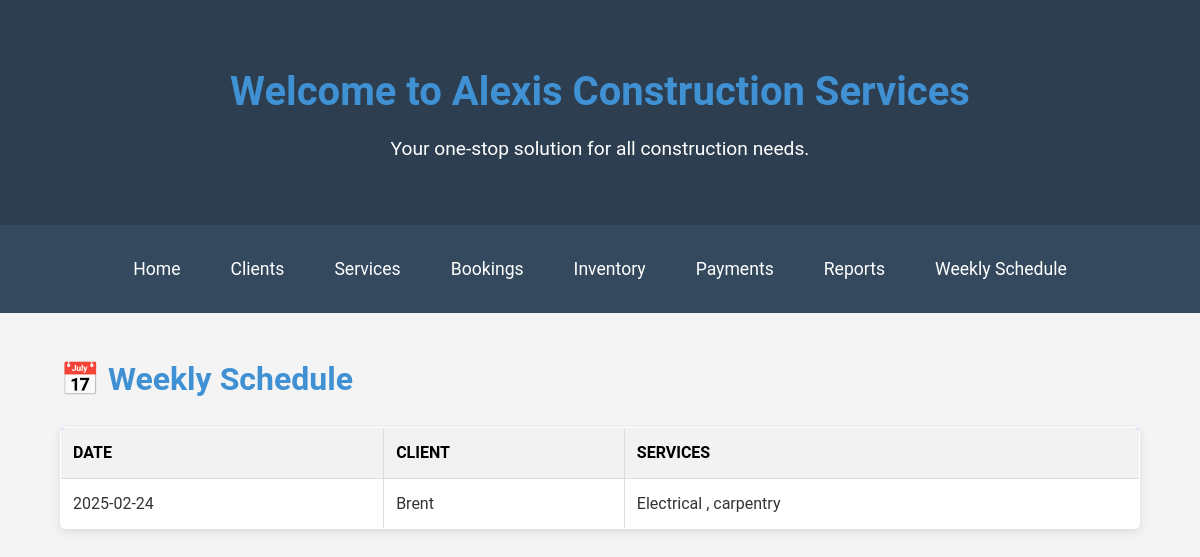
/weekly_schedule.php, run on the app's committed database.
### tables this page shows
CREATE TABLE `bookings` (
  `id` int(11) NOT NULL,
  `client_id` int(11) NOT NULL,
  `date` date NOT NULL
);

CREATE TABLE `clients` (
  `id` int(11) NOT NULL,
  `name` varchar(100) NOT NULL,
  `contact_info` varchar(100) NOT NULL
);

### weekly_schedule.php (the view, shortened to what this page needs)
<?php include 'db.php'; ?>
<!DOCTYPE html>
<html lang="en">
<head>
    <link rel="stylesheet" href="styles.css">
</head>
<body>
    <header>
        <div class="container">
            <h1>Welcome to Alexis Construction Services</h1>
            <p>Your one-stop solution for all construction needs.</p>
        </div>
    </header>
    <nav>
        <div class="container">
            <ul>
                <li><a href="index.php">Home</a></li>
                <li><a href="clients.php">Clients</a></li>
                <li><a href="services.php">Services</a></li>
                <li><a href="bookings.php">Bookings</a></li>
                <li><a href="inventory.php">Inventory</a></li>
                <li><a href="payments.php">Payments</a></li>
                <li><a href="reports.php">Reports</a></li>
                <li><a href="weekly_schedule.php">Weekly Schedule</a></li>
            </ul>
        </div>
    </nav>
    <div class="container">
        <h1>📅 Weekly Schedule</h1>
        <table border="1">
            <thead>
                <tr>
                    <th>Date</th>
                    <th>Client</th>
                    <th>Services</th>
                </tr>
            </thead>
            <tbody>
                <?php
                $schedule = $conn->query("
                    SELECT
                        Bookings.id,
                        Bookings.date,
                        Clients.name AS client_name,
                        COALESCE(GROUP_CONCAT(Services.name SEPARATOR ', '), 'No services') AS services
                    FROM Bookings
                    JOIN Clients ON Bookings.client_id = Clients.id
                    LEFT JOIN BookingServices ON Bookings.id = BookingServices.booking_id
                    LEFT JOIN Services ON BookingServices.service_id = Services.id
                    WHERE Bookings.date BETWEEN CURDATE() AND DATE_ADD(CURDATE(), INTERVAL 7 DAY)
                    GROUP BY Bookings.id
                    ORDER BY Bookings.date ASC
                ");
                if ($schedule->rowCount() > 0) {
                    while ($row = $schedule->fetch(PDO::FETCH_ASSOC)) {
                        echo "<tr>
                                <td>{$row['date']}</td>
                                <td>{$row['client_name']}</td>
                                <td>{$row['services']}</td>
                              </tr>";
                    }
                } else {
                    echo "<tr><td colspan='3'>No bookings for this week.</td></tr>";
                }
                ?>
            </tbody>
        </table>
    </div>
</body>
</html>

### styles.css (style rules this page uses)
body { font-family: Arial, sans-serif; margin: 20px; }
h1, h2 { color: #3f91d4; }
table { width: 100%; border-collapse: collapse; }
table, th, td { border: 1px solid #ddd; }
th, td { padding: 8px; text-align: left; }
th { background-color: #f2f2f2; }
body { font-family: 'Roboto', sans-serif; margin: 0; padding: 0; background-color: #f4f4f4; color: #333; line-height: 1.6; }
.container { width: 90%; max-width: 1200px; margin: 0 auto; padding: 20px; }
header { background-color: #2c3e50; color: #fff; padding: 40px 0; text-align: center; }
header h1 { margin: 0; font-size: 2.5rem; }
header p { margin: 10px 0 0; font-size: 1.2rem; }
nav { background-color: #34495e; padding: 10px 0; }
nav ul { list-style: none; padding: 0; margin: 0; display: flex; justify-content: center; gap: 20px; }
nav ul li { display: inline; }
nav ul li a { color: #fff; text-decoration: none; font-size: 1.1rem; padding: 10px 15px; border-radius: 5px; transition: background-color 0.3s ease; }
table { width: 100%; border-collapse: collapse; background: white; border-radius: 5px; overflow: hidden; box-shadow: 0px 3px 8px rgba(0, 0, 0, 0.1); }
thead { background: #007bff; color: rgb(0, 0, 0); text-transform: uppercase; }
th, td { padding: 12px; border: 1px solid #ddd; text-align: left; }

### data on the page
bookings: date "2025-02-24", client.name "Brent", services "Electrical , carpentry"
